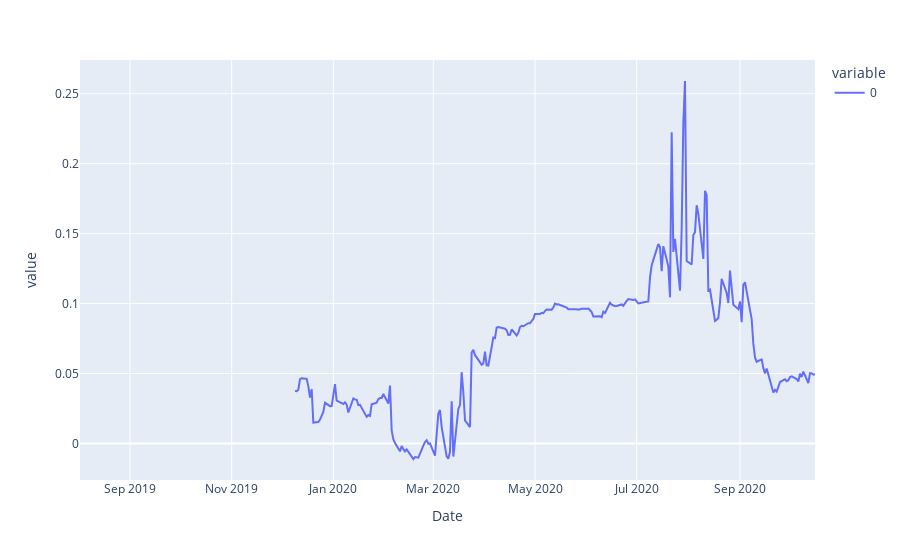

Here is the notebook cell this chart was saved with:
### Code cell
rlm_results.rsquared_adj.plot()

### Figure 1 — Plotly figure (JSON) as saved in the notebook; plotly's stock layout.template omitted (floating-point values rounded to 4 significant figures; data arrays with more than 128 entries replaced by an {"elided": "..."} marker saying what was removed)
{"data": [{"hovertemplate": "variable=0<br>Date=%{x}<br>value=%{y}<extra></extra>", "legendgroup": "0", "line": {"color": "#636efa", "dash": "solid"}, "mode": "lines", "name": "0", "orientation": "v", "showlegend": true, "type": "scatter", "x": {"elided": "306 str values"}, "xaxis": "x", "y": {"elided": "306 float values"}, "yaxis": "y"}], "layout": {"legend": {"title": {"text": "variable"}, "tracegroupgap": 0}, "margin": {"t": 60}, "xaxis": {"anchor": "y", "domain": [0, 1], "title": {"text": "Date"}}, "yaxis": {"anchor": "x", "domain": [0, 1], "title": {"text": "value"}}}}
